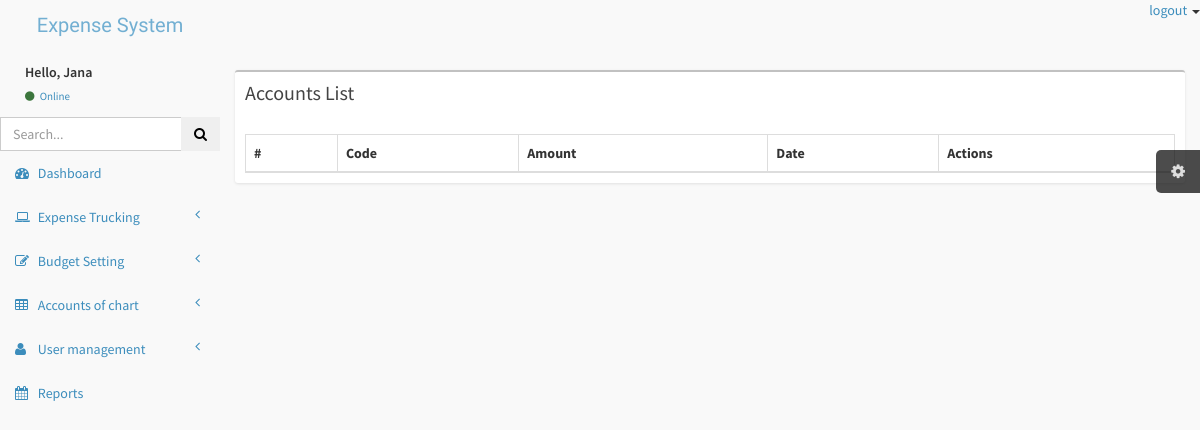
Before: /Admin/manageBudgets.php (signed in) with the older database file.
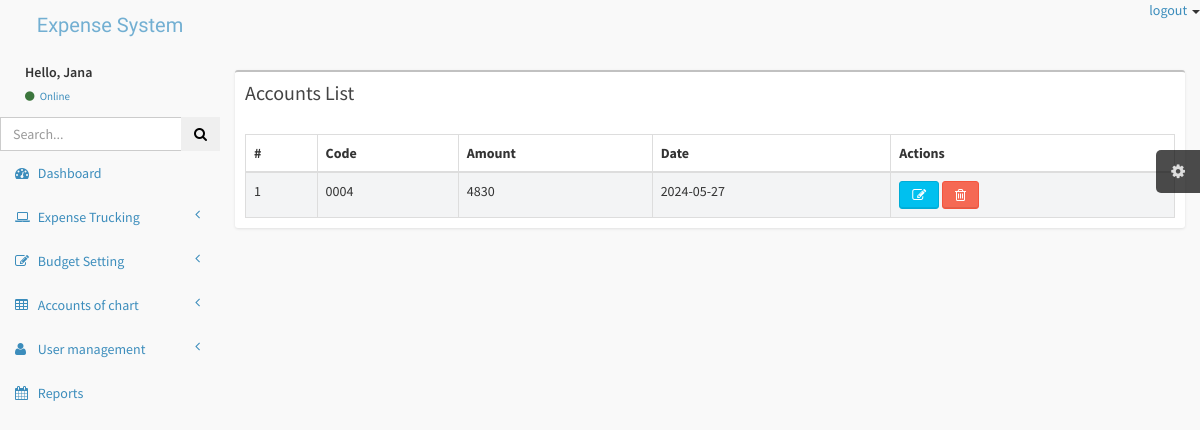
After: the same page with the newer database file.
### tables this page shows
CREATE TABLE `budgets` (
  `id` int(11) NOT NULL,
  `code` varchar(20) NOT NULL,
  `amount` decimal(10,0) NOT NULL,
  `date` date NOT NULL,
  `status` int(11) NOT NULL DEFAULT 0
);

### Admin/manageBudgets.php (the view, shortened to what this page needs)
<!DOCTYPE html>
<html>
<head>
</head>
<body>
    <?php include 'includes/header.php'; ?>
    <div class="wrapper row-offcanvas row-offcanvas-left">
        <?php
        include 'includes/aside.php';
        ?>
        <aside class="right-side">
            <section class="content">
                <div class="row">
                    <div class="col-xs-12">
                        <div class="box">
                            <div class="box-header">
                                <h3 class="box-title">Accounts List</h3>
                            </div>
                            <div class="box-body table-responsive">
                                <table id="example1" class="table table-bordered table-striped">
                                    <thead>
                                        <tr>
                                            <th>#</th>
                                            <th>Code</th>
                                            <th>Amount</th>
                                            <th>Date</th>
                                            <th>Actions</th>
                                        </tr>
                                    <tbody>
                                        <?php
                                        include 'includes/connect.php';
                                        $sql = "SELECT * FROM budgets";
                                        $r = mysqli_query($conn, $sql);
                                        while ($row = mysqli_fetch_assoc($r)) {
                                        ?>
                                            <tr>
                                                <td><?php echo $row['id']; ?></td>
                                                <td><?php echo $row['code']; ?></td>
                                                <td><?php echo $row['amount']; ?></td>
                                                <td><?php echo $row['date']; ?></td>
                                                <td>
                                                    <?php
                                                    $role = $_SESSION['userRole'];
                                                    if ($role == 'user' || $role == 'User') { ?>
                                                        <span>you don't have premission</span>
                                                    <?php  } else {
                                                    ?>
                                                        <a href="editBudgets.php?Bid=<?php echo $row['id']; ?>">
                                                            <button class="btn btn-info fa fa-edit"></button>
                                                        </a>
                                                        <a href="backend/budgets.php?Bid=<?php echo $row['id']; ?>" onclick="return confirm('Are you sure?');">
                                                            <button class="btn btn-danger fa fa-trash-o"></button>
                                                        </a>
                                                    <?php
                                                    } ?>
                                                </td>
                                            </tr>
                                        <?php     }
                                        ?>
                                    </tbody>
                                </table>
                            </div>
                        </div>
                    </div>
                </div>
            </section>
        </aside>
    </div>
</body>
</html>

Changed rows visible on the page:
added budgets: id "1", code "0004", amount "4830", date "2024-05-27"
